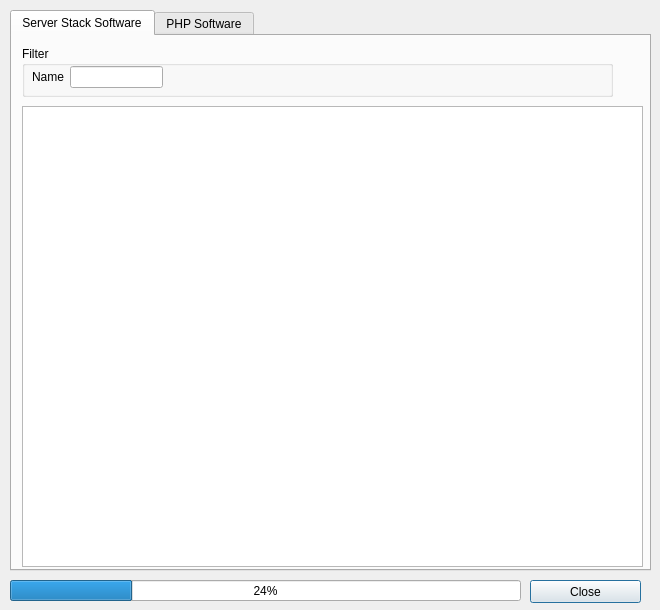
<?xml version="1.0" encoding="UTF-8"?>
<ui version="4.0">
 <class>Updater::UpdaterDialog</class>
 <widget class="QDialog" name="Updater::UpdaterDialog">
  <property name="windowModality">
   <enum>Qt::NonModal</enum>
  </property>
  <property name="geometry">
   <rect>
    <x>0</x>
    <y>0</y>
    <width>660</width>
    <height>610</height>
   </rect>
  </property>
  <property name="sizePolicy">
   <sizepolicy hsizetype="Fixed" vsizetype="Fixed">
    <horstretch>0</horstretch>
    <verstretch>0</verstretch>
   </sizepolicy>
  </property>
  <property name="windowTitle">
   <string notr="true">Software Updater</string>
  </property>
  <widget class="QPushButton" name="pushButtonClose">
   <property name="geometry">
    <rect>
     <x>530</x>
     <y>580</y>
     <width>111</width>
     <height>23</height>
    </rect>
   </property>
   <property name="text">
    <string>Close</string>
   </property>
  </widget>
  <widget class="QTabWidget" name="tabWidget">
   <property name="geometry">
    <rect>
     <x>10</x>
     <y>10</y>
     <width>641</width>
     <height>561</height>
    </rect>
   </property>
   <property name="currentIndex">
    <number>0</number>
   </property>
   <widget class="QWidget" name="tabSoftwareComponents">
    <attribute name="title">
     <string>Server Stack Software</string>
    </attribute>
    <widget class="QTableView" name="tableView_1">
     <property name="geometry">
      <rect>
       <x>10</x>
       <y>70</y>
       <width>621</width>
       <height>461</height>
      </rect>
     </property>
     <property name="sizeAdjustPolicy">
      <enum>QAbstractScrollArea::AdjustToContents</enum>
     </property>
     <property name="editTriggers">
      <set>QAbstractItemView::NoEditTriggers</set>
     </property>
     <property name="showDropIndicator" stdset="0">
      <bool>false</bool>
     </property>
     <property name="dragDropOverwriteMode">
      <bool>false</bool>
     </property>
     <property name="alternatingRowColors">
      <bool>true</bool>
     </property>
     <property name="selectionMode">
      <enum>QAbstractItemView::NoSelection</enum>
     </property>
     <property name="textElideMode">
      <enum>Qt::ElideLeft</enum>
     </property>
     <property name="showGrid">
      <bool>true</bool>
     </property>
     <property name="gridStyle">
      <enum>Qt::DashLine</enum>
     </property>
     <property name="sortingEnabled">
      <bool>true</bool>
     </property>
     <property name="cornerButtonEnabled">
      <bool>true</bool>
     </property>
    </widget>
    <widget class="QGroupBox" name="groupBox">
     <property name="geometry">
      <rect>
       <x>10</x>
       <y>10</y>
       <width>591</width>
       <height>51</height>
      </rect>
     </property>
     <property name="title">
      <string>Filter</string>
     </property>
     <widget class="QWidget" name="gridLayoutWidget">
      <property name="geometry">
       <rect>
        <x>10</x>
        <y>20</y>
        <width>131</width>
        <height>22</height>
       </rect>
      </property>
      <layout class="QGridLayout" name="gridLayout">
       <item row="0" column="1">
        <widget class="QLineEdit" name="searchLineEdit"/>
       </item>
       <item row="0" column="0">
        <widget class="QLabel" name="label">
         <property name="text">
          <string>Name</string>
         </property>
        </widget>
       </item>
      </layout>
     </widget>
    </widget>
   </widget>
   <widget class="QWidget" name="tabPHPApplications">
    <attribute name="title">
     <string>PHP Software</string>
    </attribute>
    <widget class="QTableView" name="tableView_2">
     <property name="geometry">
      <rect>
       <x>10</x>
       <y>70</y>
       <width>591</width>
       <height>461</height>
      </rect>
     </property>
    </widget>
    <widget class="QGroupBox" name="groupBox_2">
     <property name="geometry">
      <rect>
       <x>10</x>
       <y>10</y>
       <width>591</width>
       <height>51</height>
      </rect>
     </property>
     <property name="title">
      <string>Filter</string>
     </property>
     <widget class="QWidget" name="gridLayoutWidget_2">
      <property name="geometry">
       <rect>
        <x>10</x>
        <y>20</y>
        <width>131</width>
        <height>22</height>
       </rect>
      </property>
      <layout class="QGridLayout" name="gridLayout_2">
       <item row="0" column="0">
        <widget class="QLabel" name="label_3">
         <property name="text">
          <string>Name</string>
         </property>
        </widget>
       </item>
       <item row="0" column="1">
        <widget class="QLineEdit" name="searchLineEdit_2"/>
       </item>
      </layout>
     </widget>
    </widget>
   </widget>
  </widget>
  <widget class="QProgressBar" name="progressBar">
   <property name="geometry">
    <rect>
     <x>10</x>
     <y>580</y>
     <width>511</width>
     <height>21</height>
    </rect>
   </property>
   <property name="value">
    <number>24</number>
   </property>
  </widget>
 </widget>
 <resources/>
 <connections>
  <connection>
   <sender>pushButtonClose</sender>
   <signal>clicked()</signal>
   <receiver>Updater::UpdaterDialog</receiver>
   <slot>close()</slot>
   <hints>
    <hint type="sourcelabel">
     <x>367</x>
     <y>511</y>
    </hint>
    <hint type="destinationlabel">
     <x>296</x>
     <y>264</y>
    </hint>
   </hints>
  </connection>
 </connections>
</ui>
